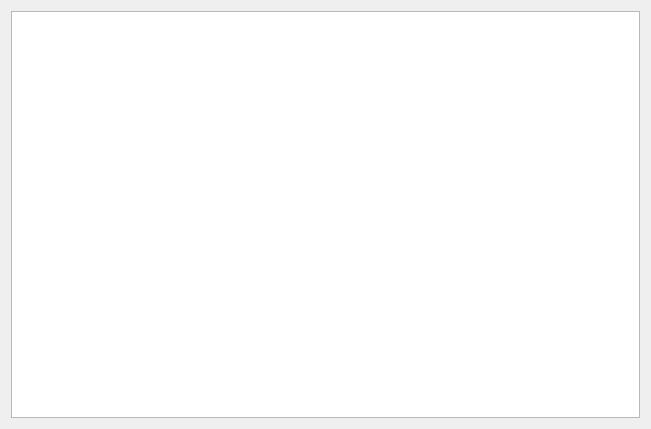
<?xml version="1.0" encoding="UTF-8"?>
<ui version="4.0">
 <class>UserList</class>
 <widget class="QDialog" name="UserList">
  <property name="geometry">
   <rect>
    <x>0</x>
    <y>0</y>
    <width>651</width>
    <height>429</height>
   </rect>
  </property>
  <property name="windowTitle">
   <string>User List</string>
  </property>
  <layout class="QVBoxLayout" name="verticalLayout">
   <item>
    <widget class="QListWidget" name="accountListWidget"/>
   </item>
  </layout>
 </widget>
 <resources/>
 <connections/>
</ui>
